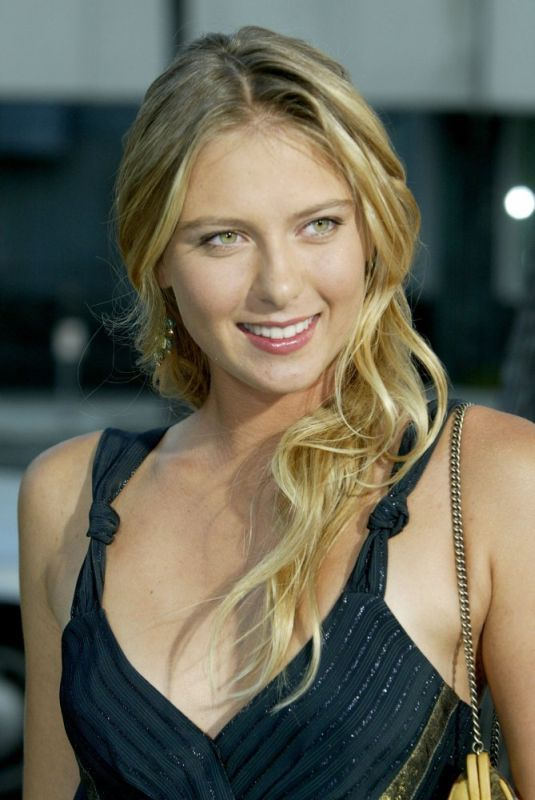
#> input picture pca/shakira.jpg, 535 x 800 px
$ python pcaImage.py
#> lines starting #> are read from the running program, lines starting #| are printed output that depends on the picture
from numpy import mean,cov,cumsum,dot,linalg,size,flipud,argsort

from pylab import imread,subplot,imshow,title,gray,figure,show,NullLocator

def princomp(A,numpc=0):
 # computing eigenvalues and eigenvectors of covariance matrix
    M = (A-mean(A.T,axis=1)).T # subtract the mean (along columns)
    [latent,coeff] = linalg.eig(cov(M))
    p = size(coeff,axis=1)
    idx = argsort(latent) # sorting the eigenvalues
    idx = idx[::-1]       # in ascending order
    # sorting eigenvectors according to the sorted eigenvalues
    coeff = coeff[:,idx]
    latent = latent[idx] # sorting eigenvalues
    if numpc < p and numpc >= 0:
        coeff = coeff[:,range(numpc)] # cutting some PCs if needed
    score = dot(coeff.T,M) # projection of the data in the new space
    return coeff,score,latent

A = imread('shakira.jpg') # load an image
#> A is the input picture: shape (800, 535, 3); mean R, G, B 103.2, 101.3, 85.6
A = mean(A,2) # to get a 2-D array
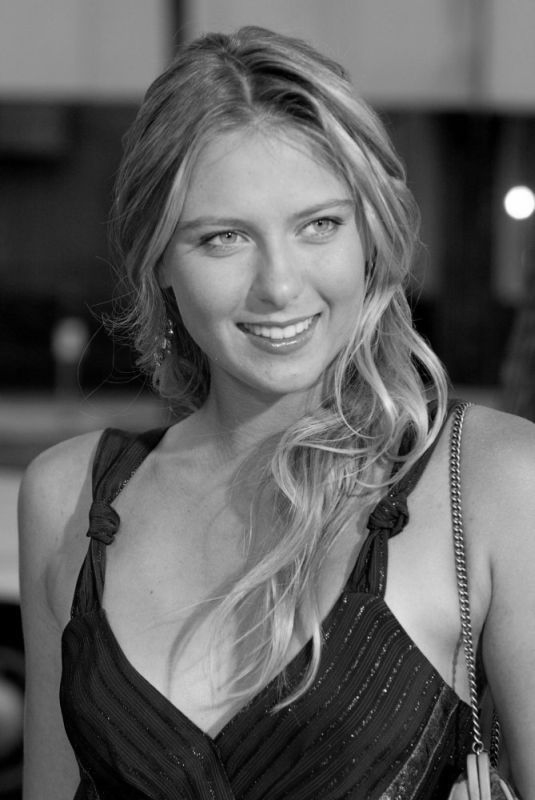
#> A: shape (800, 535) float64; min 0, max 255, mean 96.7
full_pc = size(A,axis=1) # numbers of all the principal components
#> full_pc = 535
i = 1
dist = []
for numpc in range(0,full_pc+10,10): # 0 10 20 ... full_pc
    coeff, score, latent = princomp(A,numpc)
    Ar = dot(coeff,score).T+mean(A,axis=0) # image reconstruction
    # difference in Frobenius norm
    dist.append(linalg.norm(A-Ar,'fro'))
    # showing the pics reconstructed with less than 50 PCs
    if numpc <= 50:
        ax = subplot(2,3,i,frame_on=False)
        ax.xaxis.set_major_locator(NullLocator()) # remove ticks
        ax.yaxis.set_major_locator(NullLocator())
        i += 1
        imshow(Ar)
        title('PCs # '+str(numpc))
        gray()
#> this loop made 55 passes
#> pass 1, in princomp, `M = (A-mean(A.T,axis=1)).T`:
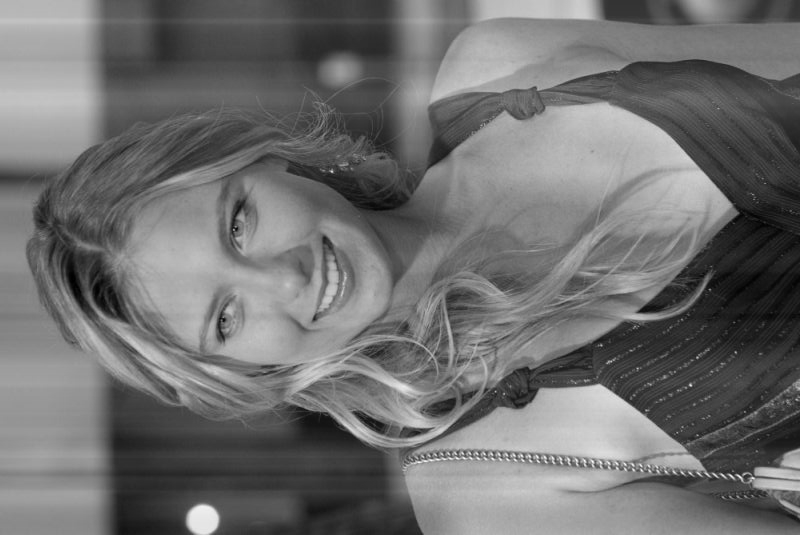
#> M: shape (535, 800) float64; min -127.2, max 162.8, mean 0; drawn with min black and max white
#> pass 1, in princomp, `[latent,coeff] = linalg.eig(cov(M))`:
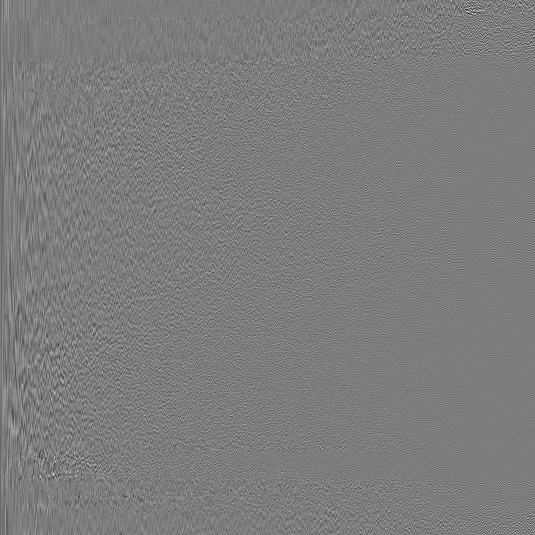
#> coeff: shape (535, 535) float64; min -0.409, max 0.427, mean -0.000133; drawn with min black and max white
#> pass 1, `Ar = dot(coeff,score).T+mean(A,axis=0)`:
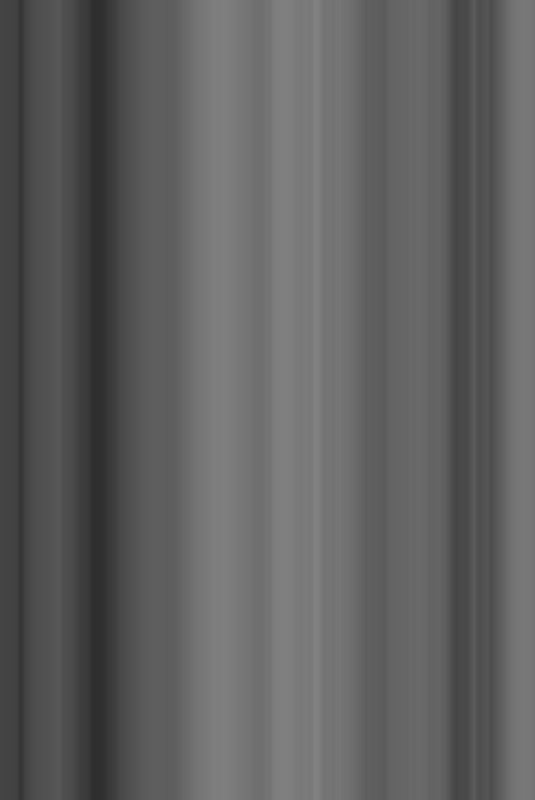
#> Ar: shape (800, 535) float64; min 46.84, max 129.1, mean 96.7
#> after the loop, dist = 55 values, max 35406.3 at index 0, min 3.6e-07 at index 54, mean 2133.6; i = 7

figure()#Creates a new figure.
#imshow(flipud(A))#flip array in the up/down direction
imshow(A)#Plotting numpy arrays as images
title('numpc FULL')
#gray()#set the default colormap to gray and apply to current image , first gray() is ok! no need for gray() again.
show()#blocks the input of additional commands until you manually kill the plot window.
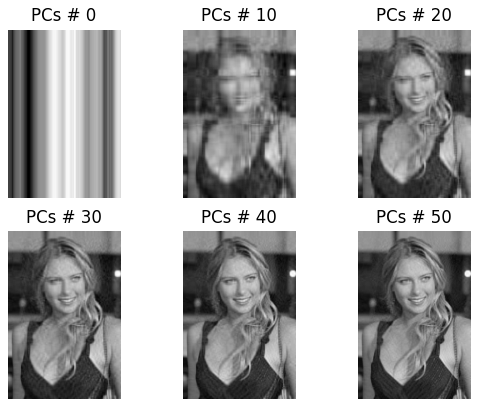
#> figure drawn by matplotlib, 6 panels
